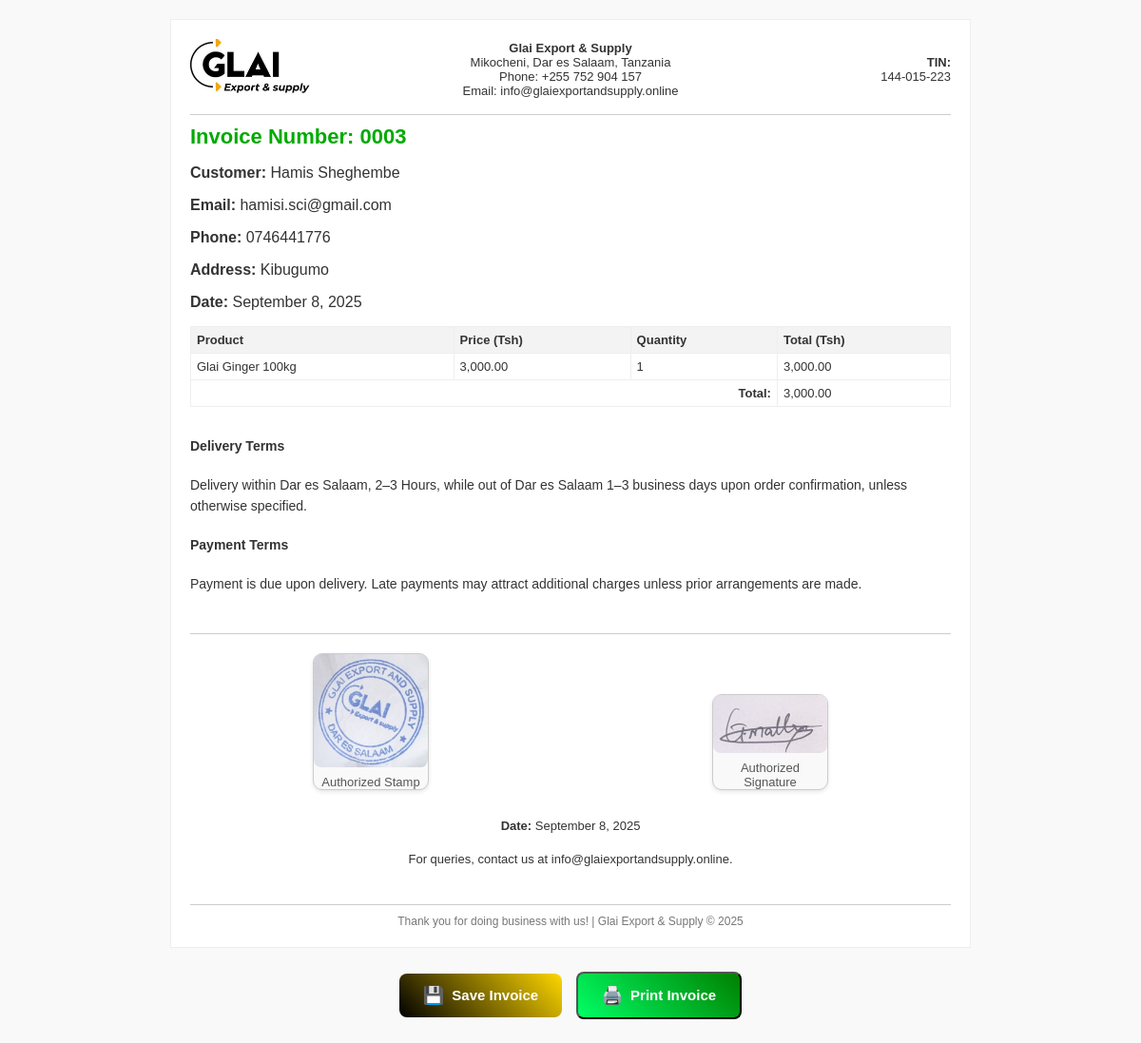
/orders/invoice/3/, run on the app's committed database.
### orders/models.py (models this page shows, shortened)
class Order(models.Model):
    PAYMENT_CHOICES = [
        ('mpesa', 'M-Pesa'),
        ('mixx', 'Mixx by YAS'),
        ('airtel', 'Airtel Money'),
        ('stripe', 'Stripe')
    ]
    first_name = models.CharField(max_length=100)
    last_name = models.CharField(max_length=100)
    email = models.EmailField()
    address = models.TextField()
    phone = models.CharField(max_length=15)
    payment_method = models.CharField(max_length=10, choices=PAYMENT_CHOICES)
    bank_name = models.CharField(max_length=50, blank=True, null=True)  # Optional for bank transfers
    created_at = models.DateTimeField(auto_now_add=True)

class OrderItem(models.Model):
    order = models.ForeignKey(Order, related_name='items', on_delete=models.CASCADE)
    product = models.ForeignKey(Product, on_delete=models.CASCADE)
    price = models.DecimalField(max_digits=10, decimal_places=2)
    quantity = models.PositiveIntegerField()

### shop/models.py (models this page shows, shortened)
class Product(models.Model):
    name = models.CharField(max_length=255)
    description = models.TextField()
    price = models.DecimalField(max_digits=10, decimal_places=2)
    image = models.ImageField(upload_to="products/")
    category = models.ForeignKey(Category, on_delete=models.CASCADE)

### orders/views.py (the view)
# urls.py: path('invoice/<int:order_id>/', views.invoice_view, name='invoice'),
def invoice_view(request, order_id):
    order = get_object_or_404(Order, id=order_id)
    order_items = OrderItem.objects.filter(order=order)
    for item in order_items:
        item.total_price = item.price * item.quantity
    total = sum(item.total_price for item in order_items)
    bank_info = None
    bank_logo_url = None
    if order.payment_method == 'bank' and order.bank_name:
        bank_info = Bank.objects.filter(name=order.bank_name).first()
        if bank_info and bank_info.logo:
            bank_logo_url = bank_info.logo.url
    context = {
        'order': order,
        'order_items': order_items,
        'total': total,
        'bank_info': bank_info,
        'bank_logo_url': bank_logo_url,
        'company_logo': static('images/logo.jpg'),
        'stamp_image': static('images/stamp_01.jpg'),
        'signature_image': static('images/signature_01.jpg'),
        'now': timezone.now(),
        'pdf': False,  # HTML preview
    }
    return render(request, 'orders/invoice.html', context)

### orders/templates/orders/invoice.html (shortened to what this page needs)
{% load static %}
{% load humanize %}
<!DOCTYPE html>
<html lang="en">
<head>
</head>
<body class="{% if pdf %}pdf-mode{% else %}browser-mode{% endif %}">
<div class="invoice-box">
{% if pdf %}
<table style="width:100%; margin-bottom:10px; border-bottom:1px solid #ccc;">
    <tr>
        <td style="width:25%; text-align:left; vertical-align:middle;">
            {% if company_logo %}
                <img src="{{ company_logo }}" alt="Company Logo" style="max-height:60px;">
            {% endif %}
        </td>
        <td style="width:50%; text-align:center; vertical-align:middle; font-size:13px;">
            <strong>Glai Export & Supply</strong><br>
            Mikocheni, Dar es Salaam, Tanzania<br>
            Phone: +255 752 904 157<br>
            Email: info@glaiexportandsupply.online
        </td>
        <td style="width:25%; text-align:right; vertical-align:middle; font-size:13px;">
            <strong>TIN:</strong><br>144-015-223
        </td>
    </tr>
</table>
{% else %}
<div class="header">
    <div class="logo">
        {% if company_logo %}
            <img src="{{ company_logo }}" alt="Company Logo">
        {% endif %}
    </div>
    <div class="address">
        <strong>Glai Export & Supply</strong><br>
        Mikocheni, Dar es Salaam, Tanzania<br>
        Phone: +255 752 904 157<br>
        Email: info@glaiexportandsupply.online
    </div>
    <div class="tin">
        <strong>TIN:</strong><br>144-015-223
    </div>
</div>
{% endif %}
    <h1>Invoice Number: {{ order.id|stringformat:"04d" }}</h1>
    <p><strong>Customer:</strong> {{ order.first_name }} {{ order.last_name }}</p>
    <p><strong>Email:</strong> {{ order.email }}</p>
    <p><strong>Phone:</strong> {{ order.phone }}</p>
    <p><strong>Address:</strong> {{ order.address }}</p>
    <p><strong>Date:</strong> {{ now|date:"F j, Y" }}</p>
    <table>
        <thead>
            <tr>
                <th>Product</th>
                <th>Price (Tsh)</th>
                <th>Quantity</th>
                <th>Total (Tsh)</th>
            </tr>
        </thead>
        <tbody>
            {% for item in order_items %}
                <tr>
                    <td>{{ item.product.name }}</td>
                    <td>{{ item.price|intcomma }}</td>
                    <td>{{ item.quantity }}</td>
                    <td>{{ item.total_price|intcomma }}</td>
                </tr>
            {% endfor %}
            <tr>
                <td colspan="3" class="total">Total:</td>
                <td>{{ total|intcomma }}</td>
            </tr>
        </tbody>
    </table>
    <div class="terms">
        <h4>Delivery Terms</h4>
        <p>Delivery within Dar es Salaam, 2–3 Hours, while out of Dar es Salaam 1–3 business days upon order confirmation, unless otherwise specified.</p>
        <h4>Payment Terms</h4>
        <p>Payment is due upon delivery. Late payments may attract additional charges unless prior arrangements are made.</p>
    </div>
    <div class="invoice-footer">
        <div style="display: flex; justify-content: center; align-items: flex-start; gap: 40px; flex-wrap: wrap;">
            {% if stamp_image %}
            <div class="stamp-container">
                <img src="{{ stamp_image }}" alt="Company Stamp">
                <div style="margin-top: 5px; font-size: 13px; color: #555;">Authorized Stamp</div>
            </div>
            {% endif %}
            {% if signature_image %}
            <div class="signature-container">
                <img src="{{ signature_image }}" alt="Authorized Signature">
                <div style="margin-top: 5px; font-size: 13px; color: #555;">Authorized Signature</div>
            </div>
            {% endif %}
        </div>
        <div style="text-align: center; margin-top: 15px;">
            <strong>Date:</strong> {% now "F j, Y" %}
        </div>
        <p style="margin-top: 20px; text-align: center;">
            For queries, contact us at info@glaiexportandsupply.online.
        </p>
    </div>
    <div class="footer-note">
        Thank you for doing business with us! | Glai Export & Supply &copy; {{ now|date:"Y" }}
    </div>
</div>
{% if not pdf %}
<div class="btn-container">
    <a href="{% url 'orders:invoice_pdf' order.id %}" class="btn btn-save">
        <span class="btn-icon">💾</span> Save Invoice
    </a>
    <button onclick="window.print()" class="btn btn-print">
        <span class="btn-icon">🖨️</span> Print Invoice
    </button>
</div>
{% endif %}
</body>
</html>

### orders/templates/orders/invoice.html (style rules this page uses)
body.browser-mode { background: #f9f9f9; color: #333; font-family: Arial, sans-serif; margin: 20px; }
.invoice-box { background: white; padding: 20px; border: 1px solid #eee; max-width: 800px; margin: auto; }
.header { display: flex; flex-wrap: wrap; justify-content: space-between; align-items: center; border-bottom: 1px solid #ccc; padding-bottom: 10px; margin-bottom: 10px; }
.header .logo, .header .address, .header .tin { flex: 1 1 100%; text-align: center; margin-bottom: 5px; }
.header .logo img { max-height: 60px; }
.header .address, .header .tin { font-size: 13px; }
@media (min-width: 600px) { .header .logo { text-align: left; flex: 1; } }
@media (min-width: 600px) { .header .address { flex: 2; text-align:center; } }
@media (min-width: 600px) { .header .tin { text-align: right; flex: 1; } }
h1 { color: #0a0; font-size: 22px; margin-top: 10px; }
table { width: 100%; margin-top: 10px; border-collapse: collapse; font-size: 13px; }
table th, table td { border: 1px solid #eee; padding: 6px; text-align: left; }
table th { background: #f3f3f3; }
.total { text-align: right; font-weight: bold; }
.terms { margin-top: 30px; font-size: 14px; line-height: 1.6; }
.invoice-footer { margin-top: 40px; border-top: 1px solid #ccc; padding-top: 20px; font-size: 13px; }
.stamp-container, .signature-container { background: #f9f9f9; border: 1px solid #ccc; border-radius: 10px; max-width: 120px; text-align: center; box-shadow: 0 2px 4px rgba(0,0,0,0.1); margin: auto; margin-bottom: 15px; }
.stamp-container img, .signature-container img { max-width: 100%; height: auto; border-radius: 8px; }
.footer-note { text-align: center; font-size: 12px; margin-top: 40px; color: #777; border-top: 1px solid #ccc; padding-top: 10px; }
.btn-container { text-align:center; margin-top: 20px; }
.btn { display: inline-flex; align-items: center; justify-content: center; padding: 12px 25px; font-size: 15px; font-weight: bold; color: #fff; text-decoration: none; border-radius: 8px; margin: 5px; transition: all 0.3s ease; cursor: pointer; }
.btn-icon { margin-right: 8px; font-size: 18px; transition: transform 0.3s ease, text-shadow 0.3s ease; }
.btn-save { background: linear-gradient(45deg, #000000, #FFD700); }
.btn-print { background: linear-gradient(45deg, #00FF66, #008000); }

### data on the page
Order: id "0003", first_name "Hamis", last_name "Sheghembe", email "hamisi.sci@gmail.com", phone "0746441776", address "Kibugumo"
OrderItem: product.name "Glai Ginger 100kg", price "3,000.00", quantity "1", total_price "3,000.00"

### other printed values
{{ total|intcomma }} "3,000.00"
